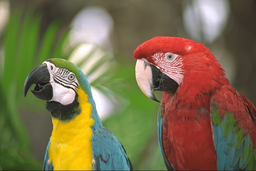
#> input picture lab4/img.png, 256 x 171 px, shrunk from 768 x 512 before the run, found by its file name
$ python 3-4.py
#> lines starting #> are read from the running program, lines starting #| are printed output that depends on the picture
import cv2
import math
import numpy as np
from numpy import ndarray


def gauss_kernel_normalize(size: int, sigma: float):
    kernel = np.zeros( (size, size) )
    center = math.ceil(size / 2)

    for i in range(size):
        for j in range(size):
            kernel[i, j] = math.exp( -1 * ( (i - center) ** 2 + (j - center) ** 2) / (2 * sigma ** 2)) / (2 * math.pi * sigma ** 2)

    return kernel / np.sum(kernel)


def add_pixels(matrix, kernel_size: int):
    padding = kernel_size // 2

    left_columns = [ pixels[: padding]  for pixels in matrix ]
    right_columns = [pixels[len(pixels) - padding :] for pixels in matrix]

    matrix_with_side_columns = []
    for i, row in enumerate(matrix):
        left_pixels = [ pixel for pixel in left_columns[i] ]
        right_pixels = [ pixel for pixel in right_columns[i] ]

        left_pixels.extend(row)
        left_pixels.extend(right_pixels)

        matrix_with_side_columns.append(left_pixels)

    top_rows = matrix_with_side_columns[: padding]
    bottom_rows = matrix_with_side_columns[-padding :]

    new_matrix = top_rows + matrix_with_side_columns + bottom_rows

    return new_matrix


def get_closest_pixels(pixel_coords: tuple, pixels, convulation_matrix_size: int) -> list[list[int]]:
    i, j = pixel_coords

    start_row_index = i - convulation_matrix_size
    end_row_index = i + convulation_matrix_size
    start_column_index = j - convulation_matrix_size
    end_column_index = j + convulation_matrix_size

    result = []
    for row_index in range(start_row_index, end_row_index + 1):
        row_pixels = []
        for column_index in range(start_column_index, end_column_index + 1):
            row_pixels.append(pixels[row_index][column_index])
        result.append(row_pixels)

    return result


def matrix_svertki(matrix: ndarray,
                   kernel: ndarray
                   ):
    convulation_matrix_size = kernel.shape[0] // 2

    extended_matrix = add_pixels(matrix.copy(), kernel.shape[0])
    cv2.imwrite("extended_image.jpg", np.array(extended_matrix, dtype=np.uint8))

    pixels = [
        [
            extended_matrix[i][j]
            for j in range(convulation_matrix_size, len(extended_matrix[0]) - convulation_matrix_size)
        ]
        for i in range(convulation_matrix_size, len(extended_matrix) - convulation_matrix_size)
    ]

    new_matrix = []
    for i, pixel_row in enumerate(pixels):
        new_matrix_row = []
        for j, pixel in enumerate(pixel_row):
            pixel_coords = (i + convulation_matrix_size, j + convulation_matrix_size)
            pixels_around = get_closest_pixels(pixel_coords, extended_matrix, convulation_matrix_size)

            new_pixel_value = np.sum(pixels_around * kernel)
            new_matrix_row.append(new_pixel_value)

        new_matrix.append(new_matrix_row)

    return new_matrix


def gauss_blur(image: str, output_image: str, kernel_size: int, sigma):
    img = cv2.imread(image)

    kernel = gauss_kernel_normalize(kernel_size, sigma)

    b_channel, g_channel, r_channel = cv2.split(img)

    new_b_channel = matrix_svertki(b_channel, kernel)
    new_g_channel = matrix_svertki(g_channel, kernel)
    new_r_channel = matrix_svertki(r_channel, kernel)

    new_b_channel_array = np.array(new_b_channel, dtype=np.uint8)
    new_g_channel_array = np.array(new_g_channel, dtype=np.uint8)
    new_r_channel_array = np.array(new_r_channel, dtype=np.uint8)

    cv2.imwrite(f'{output_image}', cv2.merge([new_b_channel_array, new_g_channel_array, new_r_channel_array]))


gauss_blur("img.png", "5.png", 5, 2)
#> in gauss_blur, img is the input picture: shape (171, 256, 3); mean B, G, R 75.9, 109.7, 121.7
#> in gauss_blur, `b_channel, g_channel, r_channel = cv2.split(img)`:
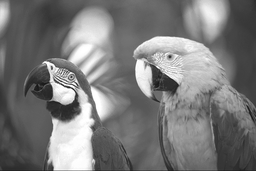
#> r_channel: shape (171, 256); min 22, max 255, mean 121.7
#> in add_pixels, `left_columns = [ pixels[: padding]  for pixels in matrix ]`: left_columns = 171 pairs, first value 26 to 186, second value 27 to 194
#> in add_pixels, `right_columns = [pixels[len(pixels) - padding :] for pixels in matrix]`: right_columns = 171 pairs, first value 26 to 58, second value 25 to 59
#> the loop in add_pixels, `for i, row in enumerate(matrix):` made 171 passes
#> right_pixels on passes 1 to 3: [35, 33], [33, 33], [35, 34]
#> after the loop in add_pixels, `for i, row in enumerate(matrix):`: matrix_with_side_columns = 171 items
#> in add_pixels, `top_rows = matrix_with_side_columns[: padding]`: top_rows = 2 items
#> in add_pixels, `new_matrix = top_rows + matrix_with_side_columns + bottom_rows`: new_matrix = 175 items
#> in matrix_svertki, `cv2.imwrite("extended_image.jpg", np.array(extended_matrix, dtype=np.u..`:
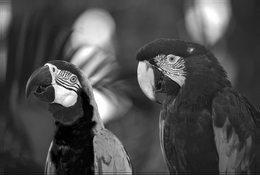
#> saved as extended_image.jpg: shape (175, 260); min 0, max 255, mean 75.4
#> in matrix_svertki, `pixels = [ [ extended_matrix[i][j] for j in range(convulation_matrix_s..`: pixels = 171 items
#> the loop in matrix_svertki, `for i, pixel_row in enumerate(pixels):` made 171 passes
#> in gauss_blur, `new_b_channel_array = np.array(new_b_channel, dtype=np.uint8)`:
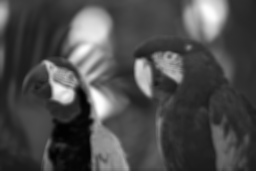
#> new_b_channel_array: shape (171, 256); min 1, max 254, mean 75.3
#> in gauss_blur, `new_g_channel_array = np.array(new_g_channel, dtype=np.uint8)`:
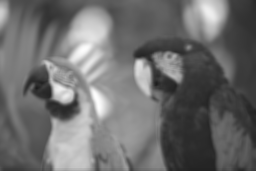
#> new_g_channel_array: shape (171, 256); min 29, max 253, mean 109.1
#> in gauss_blur, `new_r_channel_array = np.array(new_r_channel, dtype=np.uint8)`:
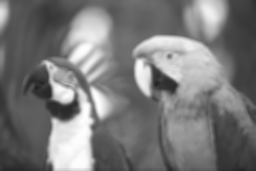
#> new_r_channel_array: shape (171, 256); min 33, max 254, mean 121.2
#> in gauss_blur, `cv2.imwrite(f'{output_image}', cv2.merge([new_b_channel_array, new_g_c..`:
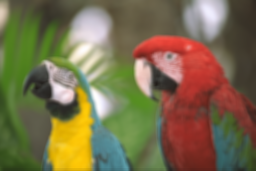
#> saved as 5.png: shape (171, 256, 3); mean B, G, R 75.3, 109.1, 121.2
gauss_blur("img.png", "7.png", 7, 1)
#> in matrix_svertki (call 6), `cv2.imwrite("extended_image.jpg", np.array(extended_matrix, dtype=np.u..`:
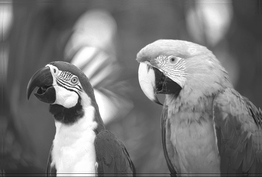
#> saved as extended_image.jpg: shape (177, 262); min 22, max 255, mean 120
